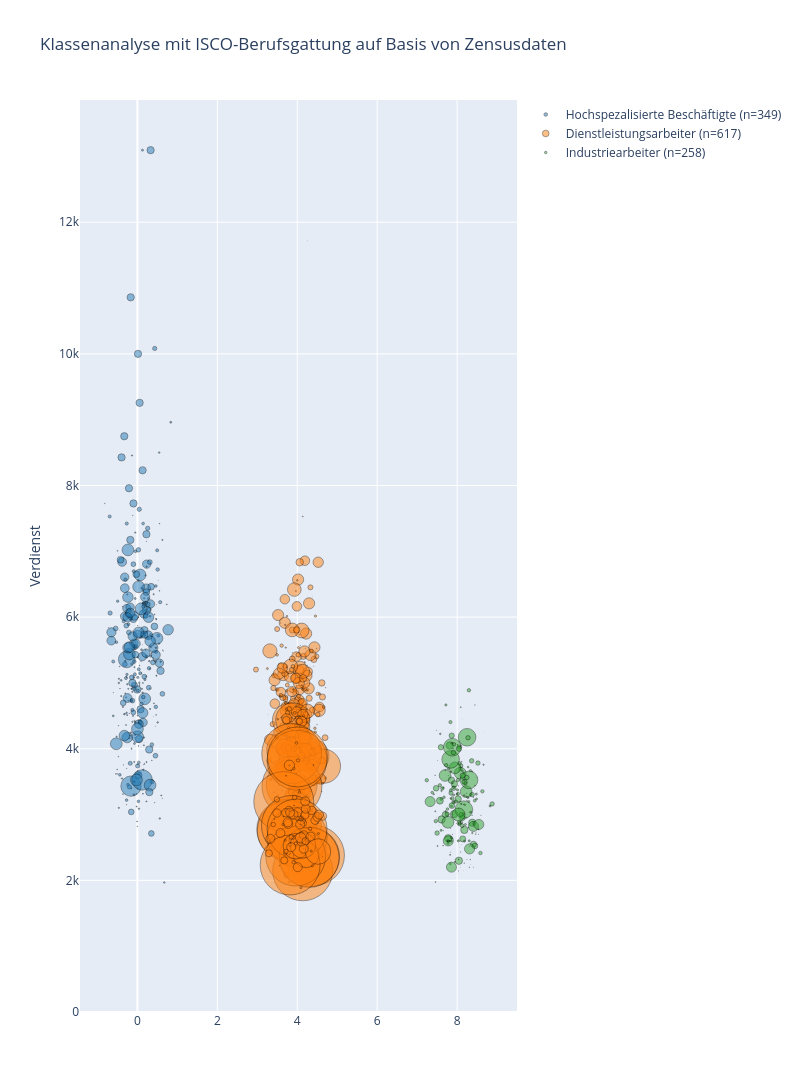

The code cell stored with this chart in its notebook:
### Code cell
generate_bubble_swarm_chart(income_plot.query("value_y_axis !=0 and subcategory!='Flugzeugführer und verwandte Berufe'"))

### Figure 1 — Plotly figure (JSON) as saved in the notebook; plotly's stock layout.template omitted (floating-point values rounded to 4 significant figures; data arrays with more than 128 entries replaced by an {"elided": "..."} marker saying what was removed)
{"data": [{"hoverinfo": "text", "marker": {"color": "rgba(31, 119, 180, 0.7)", "line": {"color": "rgba(0,0,0,0.5)", "width": 1}, "opacity": 0.7, "size": {"elided": "349 float values"}}, "mode": "markers", "name": "Hochspezalisierte Beschäftigte (n=349)", "text": {"elided": "349 str values"}, "type": "scatter", "x": {"elided": "349 float values"}, "y": {"elided": "349 float values"}}, {"hoverinfo": "text", "marker": {"color": "rgba(255, 127, 14, 0.7)", "line": {"color": "rgba(0,0,0,0.5)", "width": 1}, "opacity": 0.7, "size": {"elided": "617 float values"}}, "mode": "markers", "name": "Dienstleistungsarbeiter (n=617)", "text": {"elided": "617 str values"}, "type": "scatter", "x": {"elided": "617 float values"}, "y": {"elided": "617 float values"}}, {"hoverinfo": "text", "marker": {"color": "rgba(44, 160, 44, 0.7)", "line": {"color": "rgba(0,0,0,0.5)", "width": 1}, "opacity": 0.7, "size": {"elided": "258 float values"}}, "mode": "markers", "name": "Industriearbeiter (n=258)", "text": {"elided": "258 str values"}, "type": "scatter", "x": {"elided": "258 float values"}, "y": {"elided": "258 float values"}}], "layout": {"height": 1500, "hovermode": "closest", "title": {"text": "Klassenanalyse mit ISCO-Berufsgattung auf Basis von Zensusdaten"}, "width": 800, "yaxis": {"autorange": true, "rangemode": "tozero", "title": {"text": "Verdienst"}}}}
